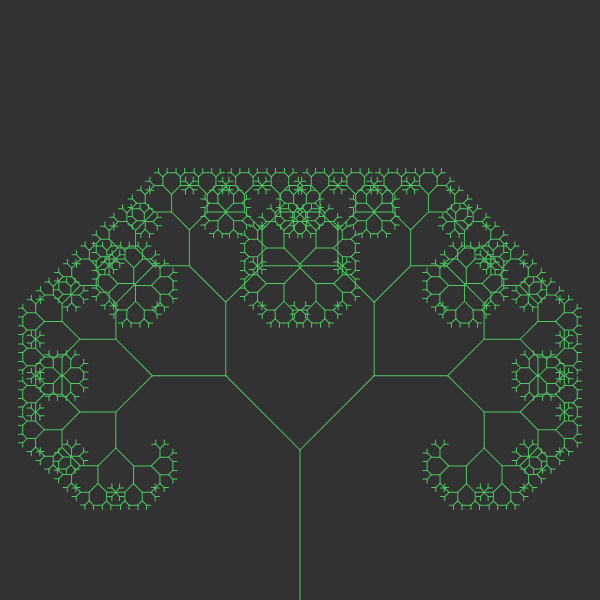
Frame 1 (no input)
Frame 60 (no input): identical to frame 1, image omitted
Frame 120 (the mouse pressed at the canvas centre since frame 60): identical to frame 1, image omitted

The p5.js sketch that drew this single still picture (run headless with seeded random() and noise() and a simulated clock; from frame 60 on, the mouse is pressed at the canvas centre):

// p5.js sketch
// ── sketch.js
var a =0;
function setup() {
  createCanvas(600 , 600);
  slider = createSlider(0 ,TWO_PI , PI/4 , 0.001)
}
function draw(){
  a = slider.value()
  background(50);
  stroke(80 ,200 , 100);
  translate(width/2 , height);
  branch(150);
}

function branch(len) {
  line(0, 0, 0, -len);
  translate(0,-len);

  if(len > 5){
    push()
    rotate(a);
    branch(len * 0.7);
    pop()
    push()
    rotate(-a);
    branch(len * 0.7);
    pop()
  }
}
